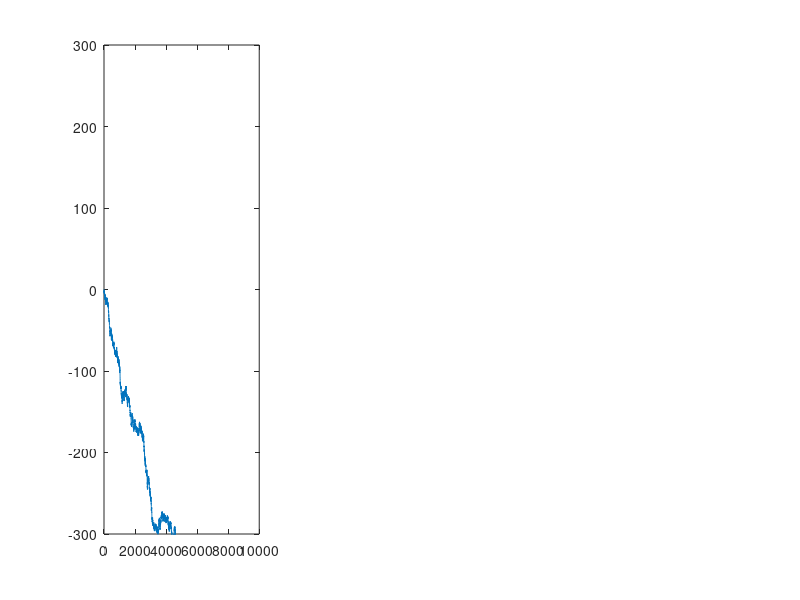

The MATLAB script that drew this image: (Note: this script raises an error after producing the figure.)
% Constants
coh = linspace(-.5,.5,10);                
a = 200;
b = a.*-1;
k = .1;
num_trial = 1000;
time_steps = 10000;
e = zeros(num_trial, time_steps, length(coh));

% Generate evidence for each coherence 
for i = 1:length(coh)
   e(:,:,i) = randn(num_trial, time_steps) + (coh(i).*k);
end

% Calculate the DV
dv = cumsum(e, 2);

%Plot sample DVs
figure
subplot(1,3,1)
plot(1:time_steps, dv(1,:,1))   %plot left coherence
ylim([b*1.5, a*1.5])
yline(a)
yline(b)
title('Coherence = -0.5')
xlabel('Time steps')
ylabel('DV (a.u.)')
subplot(1,3,2)
plot(1:time_steps, dv(1,:,10))  %plot right coherence
ylim([b*1.5, a*1.5])
yline(a)
yline(b)
title('Coherence = +0.5')
xlabel('Time steps')
ylabel('DV (a.u.)')
subplot(1,3,3)
plot(1:time_steps, dv(1,:,5))   %plot ambiguous coherence
ylim([b*1.5, a*1.5])
yline(a)
yline(b)
title('Coherence = -0.0556')
xlabel('Time steps')
ylabel('DV (a.u.)')
set(gcf,'position',[300,500,500,300])

% Determine responses and RTs
RT = zeros(num_trial, length(coh));
resp = zeros(num_trial, length(coh));
for i = 1:length(coh)
    for j = 1:num_trial
        if sum(dv(j, :, i) >= a) ~= 0                       %if theres a value greater than or equal to the threshold, get the RT
            RT(j,i) = find(dv(j, :, i) >= a, 1, 'first'); 
            resp(j,i) = 1;
        end
        if sum(dv(j, :, i) <= b) ~= 0                       %if theres a value less than or equal to the threshold, get the RT
            RT(j,i) = find(dv(j, :, i) <= b, 1, 'first');
            resp(j,i) = -1;
        end
        if sum(dv(j, :, i) >= a) == 0 && sum(dv(j, :, i) <= b) == 0  %if the dv doesnt reach EITHER bound, set RT as NaN and record it as a bad trial
            RT(j,i) = NaN;
            resp(j,i) = 0;
        end
    end
end

%Plot RT and resp (all trials)
meanRT = mean(RT, 'omitnan');
prob_right = sum(resp == 1, 1)./(sum(resp == 1, 1) + sum(resp == -1, 1));
figure,
subplot(1,2,1)
plot(coh, prob_right,'-ko');
xline(0);
yline(0.5);
title('Psychometric performance')
xlabel('Signed Coherence')
ylabel('Probability Right')
subplot(1,2,2)
plot(coh, meanRT)
title('Mean RT (all trials)')
xlabel('Signed Coherence')
ylabel('RT in samples')
set(gcf,'position',[850,500,500,300])

% Seperate left and right trials
leftRT = NaN(num_trial, length(coh));
rightRT = NaN(num_trial, length(coh));
for i = 1:length(coh)
   leftRT(resp(:, i) == -1, i) = RT(resp(:, i) == -1, i);
   rightRT(resp(:, i) == 1, i) = RT(resp(:, i) == 1, i);
end

%Seperate correct and incorrect trials
correctRT = NaN(num_trial, length(coh));
errorRT = NaN(num_trial, length(coh));
for i = 1:length(coh)
    if sign(coh(i)) == -1       %left trials 
        correctRT(resp(:, i) == -1, i) = RT(resp(:, i) == -1, i);
        errorRT(resp(:, i) == 1, i) = RT(resp(:, i) == 1, i);
    else                        %right trials
        correctRT(resp(:, i) == 1, i) = RT(resp(:, i) == 1, i);
        errorRT(resp(:, i) == -1, i) = RT(resp(:, i) == -1, i);            
    end
end

% Calculations
meanCorRT = mean(correctRT, 1, 'omitnan');
meanErRT = mean(errorRT, 1, 'omitnan');
meanleftRT = mean(leftRT, 1, 'omitnan');
meanrightRT = mean(rightRT, 1, 'omitnan');

% Plot 
figure
subplot(1, 2, 1)
hold on;
plot(coh, meanCorRT)
plot(coh, meanErRT)
xlabel('Signed coherence')
ylabel('RT (in samples)')
legend('Correct', 'Incorrect','Location','north')
hold off;
subplot(1, 2, 2)
hold on;
plot(coh, meanleftRT)
plot(coh, meanrightRT)
xlabel('Signed coherence')
ylabel('RT (in samples)')
legend('Left trials', 'Right trials','Location','north')
hold off;
set(gcf,'position',[300,100,500,300])

% Plot DV and RT distribution 
time_points = [1000, 5000, 9000];
coh_analyzed = 10;
dv_dist = zeros(num_trial, length(time_points));
for i = 1:length(time_points) 
    dv_dist(:,i) = dv(:, time_points(i), coh_analyzed);
end

figure
subplot(1,2,1)
hold on;
for i = 1:length(time_points)
    histogram(dv_dist(:,i))
end
hold off;
title('DV distribution - Coh = 0.5') 
legend('t = 1000', 't = 5000', 't = 9000')
xlabel('DV (a.u.)')
ylabel('Count')

% Plot RT distribution
subplot(1,2,2)
hold on;
histogram(RT(:,1))
histogram(RT(:,5))
histogram(RT(:,10))
hold off;
legend('coh = -0.5', 'coh = -0.0556', 'coh = +0.5')
title('RT distributions')
set(gcf,'position',[850,100,500,300])